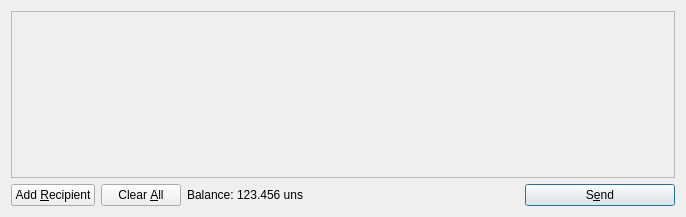
<?xml version="1.0" encoding="UTF-8"?>
<ui version="4.0">
 <class>SendCoinsDialog</class>
 <widget class="QDialog" name="SendCoinsDialog">
  <property name="geometry">
   <rect>
    <x>0</x>
    <y>0</y>
    <width>686</width>
    <height>217</height>
   </rect>
  </property>
  <property name="windowTitle">
   <string>Send Coins</string>
  </property>
  <layout class="QVBoxLayout" name="verticalLayout">
   <item>
    <widget class="QScrollArea" name="scrollArea">
     <property name="widgetResizable">
      <bool>true</bool>
     </property>
     <widget class="QWidget" name="scrollAreaWidgetContents">
      <property name="geometry">
       <rect>
        <x>0</x>
        <y>0</y>
        <width>666</width>
        <height>165</height>
       </rect>
      </property>
      <layout class="QVBoxLayout" name="verticalLayout_2">
       <property name="margin">
        <number>0</number>
       </property>
       <item>
        <layout class="QVBoxLayout" name="entries">
         <property name="spacing">
          <number>6</number>
         </property>
        </layout>
       </item>
       <item>
        <spacer name="verticalSpacer">
         <property name="orientation">
          <enum>Qt::Vertical</enum>
         </property>
         <property name="sizeHint" stdset="0">
          <size>
           <width>20</width>
           <height>40</height>
          </size>
         </property>
        </spacer>
       </item>
      </layout>
     </widget>
    </widget>
   </item>
   <item>
    <layout class="QHBoxLayout" name="horizontalLayout">
     <item>
      <widget class="QPushButton" name="addButton">
       <property name="toolTip">
        <string>Send to multiple recipients at once</string>
       </property>
       <property name="text">
        <string>Add &amp;Recipient</string>
       </property>
       <property name="icon">
        <iconset resource="../bitcoin.qrc">
         <normaloff>:/icons/add</normaloff>:/icons/add</iconset>
       </property>
       <property name="autoDefault">
        <bool>false</bool>
       </property>
      </widget>
     </item>
     <item>
      <widget class="QPushButton" name="clearButton">
       <property name="sizePolicy">
        <sizepolicy hsizetype="Minimum" vsizetype="Fixed">
         <horstretch>0</horstretch>
         <verstretch>0</verstretch>
        </sizepolicy>
       </property>
       <property name="toolTip">
        <string>Remove all transaction fields</string>
       </property>
       <property name="text">
        <string>Clear &amp;All</string>
       </property>
       <property name="icon">
        <iconset resource="../bitcoin.qrc">
         <normaloff>:/icons/remove</normaloff>:/icons/remove</iconset>
       </property>
       <property name="autoRepeatDelay">
        <number>300</number>
       </property>
       <property name="autoDefault">
        <bool>false</bool>
       </property>
      </widget>
     </item>
     <item>
      <layout class="QHBoxLayout" name="horizontalLayout_2">
       <property name="spacing">
        <number>3</number>
       </property>
       <item>
        <widget class="QLabel" name="label">
         <property name="text">
          <string>Balance:</string>
         </property>
        </widget>
       </item>
       <item>
        <widget class="QLabel" name="labelBalance">
         <property name="cursor">
          <cursorShape>IBeamCursor</cursorShape>
         </property>
         <property name="text">
          <string>123.456 uns</string>
         </property>
         <property name="textInteractionFlags">
          <set>Qt::LinksAccessibleByMouse|Qt::TextSelectableByKeyboard|Qt::TextSelectableByMouse</set>
         </property>
        </widget>
       </item>
      </layout>
     </item>
     <item>
      <spacer name="horizontalSpacer">
       <property name="orientation">
        <enum>Qt::Horizontal</enum>
       </property>
       <property name="sizeHint" stdset="0">
        <size>
         <width>40</width>
         <height>20</height>
        </size>
       </property>
      </spacer>
     </item>
     <item>
      <widget class="QPushButton" name="sendButton">
       <property name="minimumSize">
        <size>
         <width>150</width>
         <height>0</height>
        </size>
       </property>
       <property name="toolTip">
        <string>Confirm the send action</string>
       </property>
       <property name="text">
        <string>S&amp;end</string>
       </property>
       <property name="icon">
        <iconset resource="../bitcoin.qrc">
         <normaloff>:/icons/send</normaloff>:/icons/send</iconset>
       </property>
       <property name="default">
        <bool>true</bool>
       </property>
      </widget>
     </item>
    </layout>
   </item>
  </layout>
 </widget>
 <resources>
  <include location="../bitcoin.qrc"/>
 </resources>
 <connections/>
</ui>
